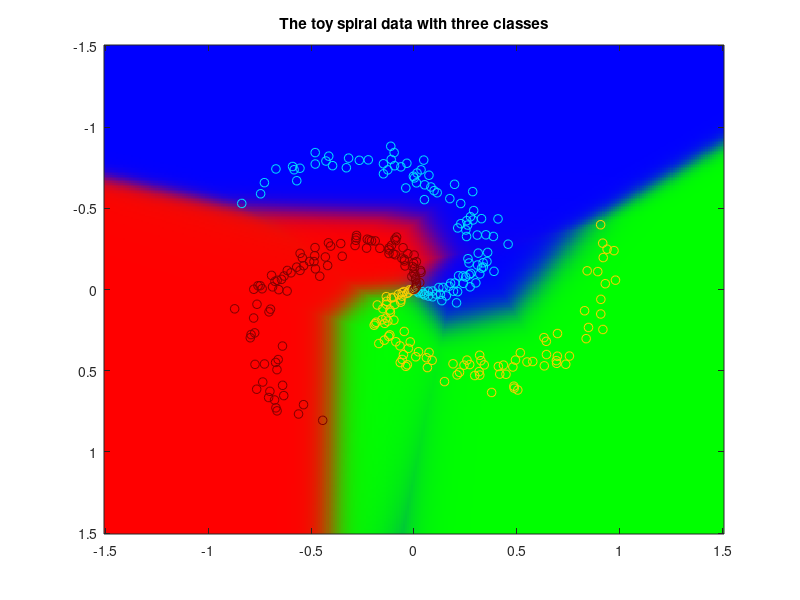

Write MATLAB code to recreate this figure.
% Stanford CS class CS231n: Convolutional Neural Networks for Visual Recognition. 
% Module 1
% Matlab version of scripts from http://cs231n.github.io/neural-networks-case-study/

%% Generating some data
N = 100;
D = 2;
K = 3;
X = zeros(N*K,D);
y = zeros(N*K,1);
for j=1:K
    ix = N*(j-1)+1:N*j;
    r = linspace(0,1,N); % radius
    t = linspace((j-1)*4+1,j*4,N)+randn(1,N).*0.2; % theta
    X(ix,:) = [r.*sin(t);r.*cos(t)]';
    y(ix) = j;
end
scatter(X(:,1), X(:,2), 40, y);
colormap jet
title('The toy spiral data with three classes')

%% Initialize the parameters
W = 0.01 .* randn(D,K);
b = zeros(1,K);

%% Compute the class scores
scores = bsxfun(@plus, X * W, b);

%% Compute the loss
% get unnormalized probabilities
exp_scores = exp(scores);
% normalize them for each example
num_examples = size(X,1);
probs = bsxfun(@times, exp_scores, 1./sum(exp_scores,2));
corect_logprobs = -log(probs(sub2ind(size(probs),[1:num_examples]',y)));

% compute the loss: average cross-entropy loss and regularization

% some hyperparameters
step_size = 1e-0;
reg = 1e-3; % regularization strength (lambda)

data_loss = sum(corect_logprobs)/num_examples;
reg_loss = 0.5.*reg*sum(sum(W.*W));
loss = data_loss + reg_loss

%% Computing the Analytic Gradient with Backpropagation
dscores = probs;
ids = sub2ind(size(probs),[1:num_examples]',y);
dscores(ids) = dscores(ids) - 1;
dscores = dscores./num_examples;

dW = X'*dscores;
db = sum(dscores,1);
dW = dW + reg*W; % don't forget the regularization gradient

%% Performing a parameter update
% perform a parameter update
W = W - step_size * dW;
b = b - step_size * db;

%% Putting it all together: Training a Softmax Classifier
% Train a Linear Classifier

% initialize parameters randomly
W = 0.01 .* randn(D,K);
b = zeros(1,K);

% gradient descent loop
for i=1:200
  
  % evaluate class scores, [N x K]
  scores = bsxfun(@plus, X * W, b);
  
  % compute the class probabilities
  exp_scores = exp(scores);
  probs = bsxfun(@times, exp_scores, 1./sum(exp_scores,2));
  
  % compute the loss: average cross-entropy loss and regularization
  corect_logprobs = -log(probs(sub2ind(size(probs),[1:num_examples]',y)));
  data_loss = sum(corect_logprobs)/num_examples;
  reg_loss = 0.5.*reg*sum(sum(W.*W));
  loss = data_loss + reg_loss;
  if mod(i,10) == 0
    fprintf('iteration %d: loss %f \n', i, loss)
  end
  
  % compute the gradient on scores
  dscores = probs;
  ids = sub2ind(size(probs),[1:num_examples]',y);
  dscores(ids) = dscores(ids) - 1;
  dscores = dscores./num_examples;

  % backpropate the gradient to the parameters (W,b)
  dW = X'*dscores;
  db = sum(dscores,1);

  dW = dW + reg*W; % don't forget the regularization gradient

  % perform a parameter update
  W = W - step_size * dW;
  b = b - step_size * db;
end

% evaluate training set accuracy
scores = bsxfun(@plus, X * W, b);
[~,predicted_class] = max(scores, [], 2);
fprintf('training accuracy: %.2f \n', mean(predicted_class == y))

%% visualize decision boundaries
[w1,w2] = meshgrid(-1.5:0.01:1.5,-1.5:0.01:1.5);
scores = bsxfun(@plus, [w1(:),w2(:)] * W, b);
exp_scores = exp(scores);
probs = bsxfun(@times, exp_scores, 1./sum(exp_scores,2));
corect_logprobs = -log(probs(sub2ind(size(probs),[1:num_examples]',y)));
data_loss = sum(corect_logprobs)/num_examples;
im = zeros([size(w1),3]);
im(:,:,3) = reshape(probs(:,1),size(w1));
im(:,:,2) = reshape(probs(:,2),size(w1));
im(:,:,1) = reshape(probs(:,3),size(w1));
imagesc(w1(:),w2(:),im)
hold on
scatter(X(:,1),X(:,2), 40, y)
title('The toy spiral data with three classes')

%% Training a Neural Network
% initialize parameters randomly
h = 100; % size of hidden layer
W = 0.01 .* randn(D,h);
b = zeros(1,h);
W2 = 0.01 .* randn(h,K);
b2 = zeros(1,K);

for i=1:10000
  
  % evaluate class scores, [N x K]
  % evaluate class scores with a 2-layer Neural Network
  hidden_layer = max(0, bsxfun(@plus, X * W, b)); % note, ReLU activation
  scores = bsxfun(@plus, hidden_layer * W2, b2);

  % compute the class probabilities
  exp_scores = exp(scores);
  probs = bsxfun(@times, exp_scores, 1./sum(exp_scores,2)); % [N x K]
  
  % compute the loss: average cross-entropy loss and regularization
  corect_logprobs = -log(probs(sub2ind(size(probs),[1:num_examples]',y)));
  data_loss = sum(corect_logprobs)/num_examples;
  reg_loss = 0.5.*reg*sum(sum(W.*W)) + 0.5.*reg*sum(sum(W2.*W2));
  loss = data_loss + reg_loss;
  if mod(i,1000) == 0
    fprintf('iteration %d: loss %f \n', i, loss)
  end
  
  % compute the gradient on scores
  dscores = probs;
  ids = sub2ind(size(probs),[1:num_examples]',y);
  dscores(ids) = dscores(ids) - 1;
  dscores = dscores./num_examples;
  
  % backpropate the gradient to the parameters
  % first backprop into parameters W2 and b2
  % backpropate the gradient to the parameters
  % first backprop into parameters W2 and b2
  dW2 = hidden_layer' * dscores;
  db2 = sum(dscores, 1);
  
  % next backprop into hidden layer
  dhidden = dscores * W2';
  % backprop the ReLU non-linearity
  dhidden(hidden_layer <= 0) = 0;
  % finally into W,b
  dW = X' * dhidden;
  db = sum(dhidden, 1);
  
  % add regularization gradient contribution
  dW2 = dW2 + reg .* W2;
  dW = dW + reg .* W;
  
  % perform a parameter update
  W = W - step_size .* dW;
  b = b - step_size .* db;
  W2 = W2 - step_size .* dW2;
  b2 = b2 - step_size .* db2;
end
% evaluate training set accuracy
hidden_layer = max(0, bsxfun(@plus, X * W, b));
scores = bsxfun(@plus, hidden_layer * W2, b2);
[~,predicted_class] = max(scores, [], 2);
fprintf('training accuracy: %.2f \n', mean(predicted_class == y))

%% visualize decision boundaries
[w1,w2] = meshgrid(-1.5:0.01:1.5,-1.5:0.01:1.5);
hidden_layer = max(0, bsxfun(@plus, [w1(:),w2(:)] * W, b));
scores = bsxfun(@plus, hidden_layer * W2, b2);
exp_scores = exp(scores);
probs = bsxfun(@times, exp_scores, 1./sum(exp_scores,2));
corect_logprobs = -log(probs(sub2ind(size(probs),[1:num_examples]',y)));
data_loss = sum(corect_logprobs)/num_examples;
im = zeros([size(w1),3]);
im(:,:,3) = reshape(probs(:,1),size(w1));
im(:,:,2) = reshape(probs(:,2),size(w1));
im(:,:,1) = reshape(probs(:,3),size(w1));
imagesc(w1(:),w2(:),im)
hold on
scatter(X(:,1),X(:,2), 40, y)
title('The toy spiral data with three classes')